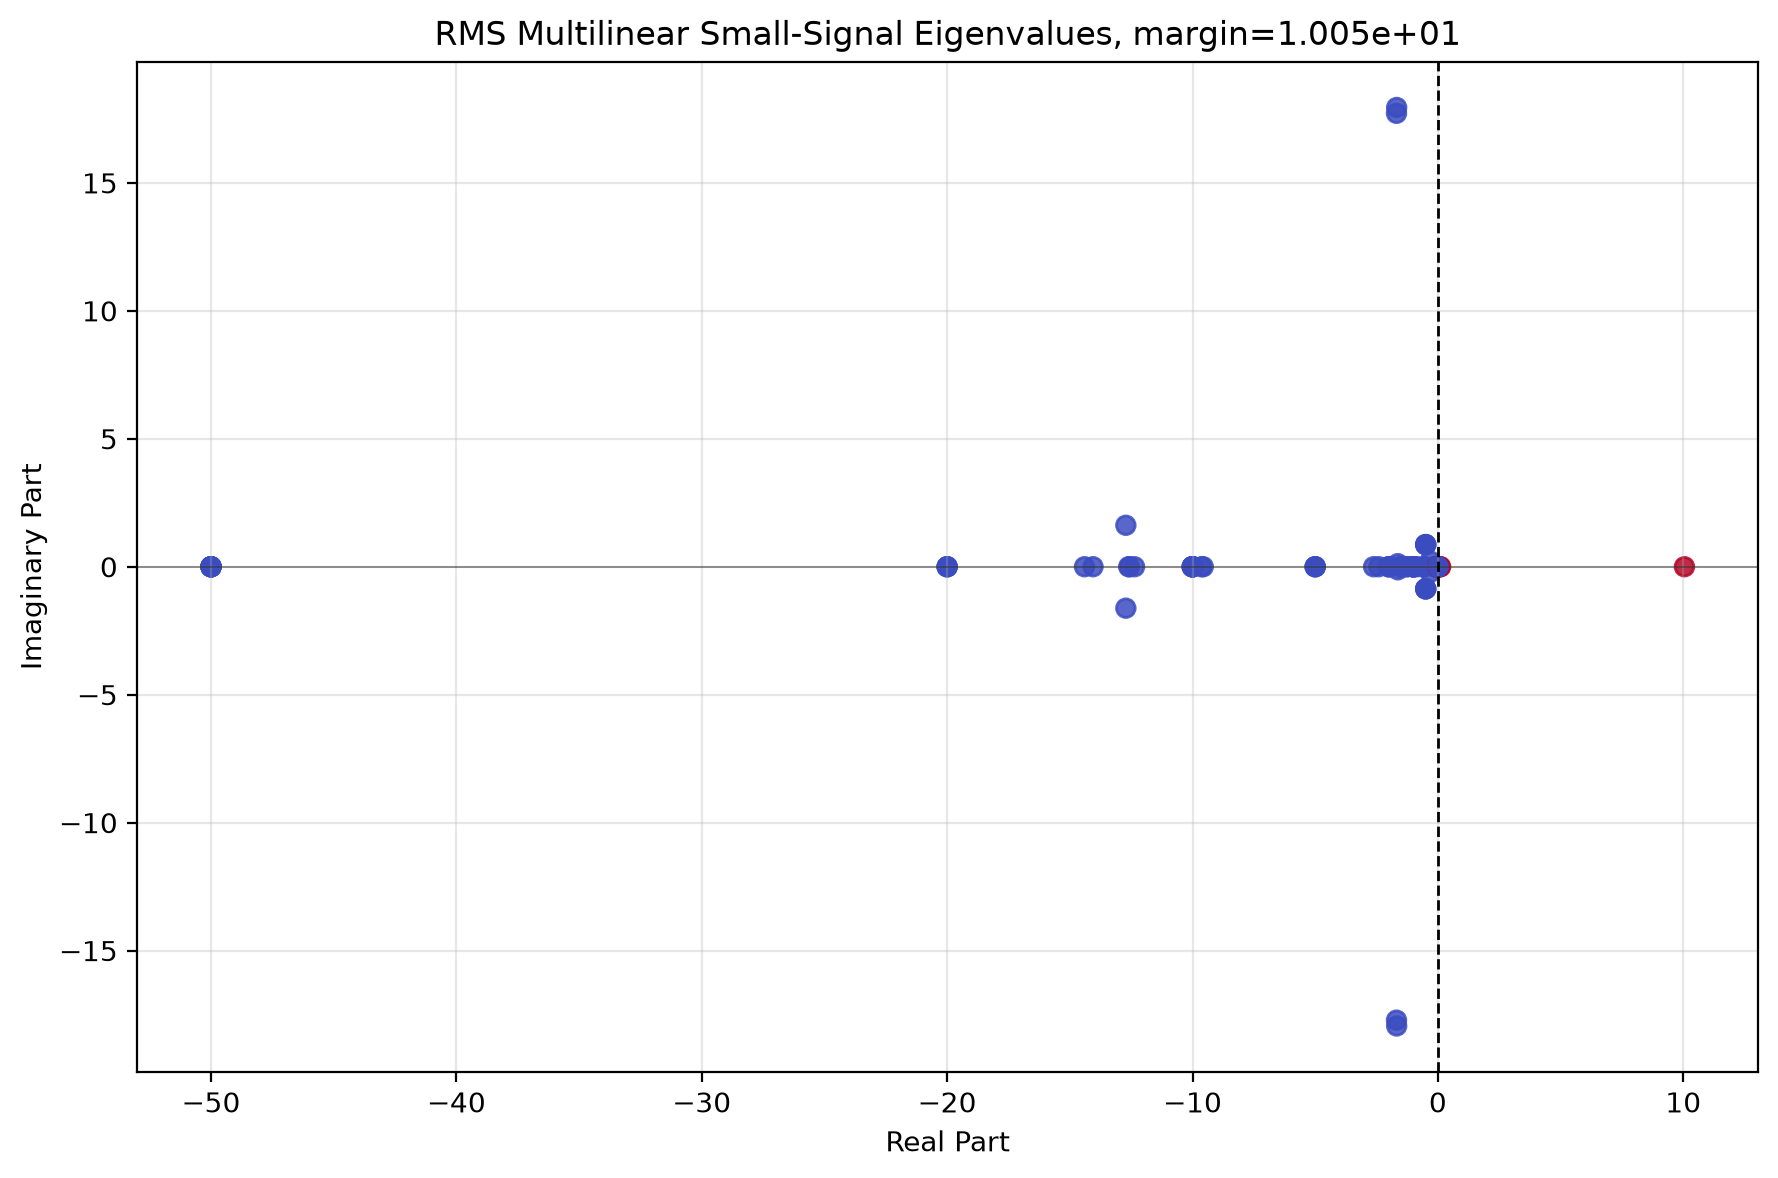

Python code for this plot:
# This Source Code Form is subject to the terms of the Mozilla Public
# License, v. 2.0. If a copy of the MPL was not distributed with this
# file, You can obtain one at https://mozilla.org/MPL/2.0/.
# SPDX-License-Identifier: MPL-2.0

"""Simplified multilinear RMS small-signal analysis entry point."""

from __future__ import annotations

import hashlib
import pickle
import sys
import time
from pathlib import Path

import matplotlib.pyplot as plt
import numpy as np

project_base = Path(__file__).resolve().parents[2]
src_path = project_base / "src"
if str(src_path) not in sys.path:
    sys.path.insert(0, str(src_path))

import VeraGridEngine.api as vge
from VeraGridEngine.basic_structures import Logger
from VeraGridEngine.IO.veragrid.pack_unpack import parse_veragrid_data
from VeraGridEngine.IO.veragrid.zip_interface import get_frames_from_zip
from VeraGridEngine.Utils.Symbolic.templates_common_functions import set_rms_model


DEFAULT_GRID = "IEEE_9_Christoph.gridcal"


def load_grid(grid_filename: str = DEFAULT_GRID):
    """Load a VeraGrid grid from ``Grids_and_profiles/grids``."""
    grid_path = project_base / "Grids_and_profiles" / "grids" / grid_filename
    try:
        grid = vge.open_file(str(grid_path))
    except KeyError as ex:
        logger = Logger()
        data_dictionary, _, has_multiverse_data = get_frames_from_zip(file_name_zip=str(grid_path), logger=logger)
        if data_dictionary is None or has_multiverse_data or data_dictionary.get("symbolic_data") is None:
            raise
        print(f"Ignoring stale serialized symbolic data ({ex}); rebuilding RMS models from grid devices")
        data_dictionary["symbolic_data"] = {}
        grid = parse_veragrid_data(data=data_dictionary, logger=logger)

    print(f"Loaded grid: {grid_path}")
    return grid


def set_models(grid) -> None:
    """Attach phasor RMS models to buses, generators, branches, loads, and shunts."""
    def ensure_unique_device_names(devices, prefix: str) -> None:
        seen: dict[str, int] = {}
        for i, dev in enumerate(devices):
            base = str(dev.name).strip() if getattr(dev, "name", None) else f"{prefix}_{i}"
            if base not in seen:
                seen[base] = 0
                dev.name = base
            else:
                seen[base] += 1
                dev.name = f"{base}_{seen[base]}"

    ensure_unique_device_names(list(grid.generators), "gen")
    ensure_unique_device_names(list(grid.lines), "line")
    ensure_unique_device_names(list(grid.transformers2w), "trafo")
    ensure_unique_device_names(list(grid.loads), "load")
    ensure_unique_device_names(list(grid.shunts), "shunt")

    for bus in grid.buses:
        if bus.rms_model.empty():
            vge.initialize_bus_phasor_rms(bus, vf=grid.var_factory)

    for igen, gen in enumerate(grid.generators):
        if not gen.active or not gen.rms_model.empty():
            continue
        model = vge.get_complete_generator_template_phasor(grid.var_factory, name=f"Gen{igen}").block
        #model = vge.get_complete_generator_templatgete_phasor(grid.var_factory, name=f"Gen{igen}").block
        model = vge.to_implicit(model, grid.var_factory)
        set_rms_model(device=gen, model=model, var_factory=grid.var_factory)

    for line in grid.lines:
        if not line.active or not line.rms_model.empty():
            continue
        model = vge.get_line_phasor_rms_template(grid.var_factory, name=line.name).block
        model = vge.to_implicit(model, grid.var_factory)
        set_rms_model(device=line, model=model, var_factory=grid.var_factory)

    for load in grid.loads:
        if not load.active or not load.rms_model.empty():
            continue
        model = vge.get_load_phasor_current_rms_template(grid.var_factory, name=load.name).block
        set_rms_model(device=load, model=model, var_factory=grid.var_factory)

    for trafo in grid.transformers2w:
        if not trafo.active or not trafo.rms_model.empty():
            continue
        model = vge.initialize_trafo_rms(trafo, grid.var_factory, use_phasor_template=True).block
        model = vge.to_implicit(model, grid.var_factory)
        set_rms_model(device=trafo, model=model, var_factory=grid.var_factory)

    for shunt in grid.shunts:
        if not shunt.active or not shunt.rms_model.empty():
            continue
        model = vge.get_shunt_template(grid.var_factory, name=shunt.name, phasor=True).block
        model = vge.to_implicit(model, grid.var_factory)
        set_rms_model(device=shunt, model=model, var_factory=grid.var_factory)

    print("Attached RMS phasor models")


def run_small_signal_analysis(grid) -> dict:
    """Run power flow and small-signal analysis with ``RmsProblemMultilinear``."""
    pf_results = vge.power_flow(grid, vge.PowerFlowOptions(tolerance=1e-5))
    if not pf_results.converged:
        raise RuntimeError("Power flow did not converge")

    rms_options = vge.RmsOptions(
        time_step=0.01,
        simulation_time=1.0,
        tolerance=1e-6,
        max_iter=20,
        problem_type=vge.RmsProblemTypes.Multilinear,
    )
    problem = vge.RmsProblemMultilinear(grid=grid, options=rms_options, pf_results=pf_results)

    ss_options = vge.RmsSmallSignalStabilityOptions(ss_assessment_time=0, verbose=0)
    ss_options.k = problem.get_states_number() + problem.get_diff_var_number()
    driver = vge.SmallSignalStabilityRmsDriver(
        grid=vge.MultiCircuit(Sbase=grid.Sbase),
        rms_options=rms_options,
        sss_options=ss_options,
        pf_results=pf_results,
    )
    driver.problem = problem
    driver.k = ss_options.k
    driver.run()

    eigenvalues = driver.results.eigenvalues
    finite = eigenvalues[np.isfinite(eigenvalues) & (np.abs(eigenvalues) < 1e6)]
    stable = bool(np.all(np.real(finite) <= 0.0)) if len(finite) else False
    margin = float(np.max(np.real(finite))) if len(finite) else float("nan")

    print(f"RmsProblemMultilinear states={problem.get_states_number()} diff_vars={problem.get_diff_var_number()}")
    print(f"Finite eigenvalues={len(finite)} stable={stable} margin={margin:.6e}")

    return {
        "problem": problem,
        "pf_results": pf_results,
        "eigenvalues": finite,
        "participation_factors": driver.results.participation_factors,
        "stable": stable,
        "margin": margin,
    }


def plot_results(results: dict, output_path: Path | None = None) -> None:
    """Plot and save the finite eigenvalues."""
    eigenvalues = results["eigenvalues"]
    if output_path is None:
        output_path = Path(__file__).resolve().parent / "small_signal_analysis_main.png"

    fig, ax = plt.subplots(figsize=(9, 6))
    if len(eigenvalues):
        colors = np.real(eigenvalues) > 0.0
        ax.scatter(np.real(eigenvalues), np.imag(eigenvalues), c=colors, cmap="coolwarm", s=45, alpha=0.85)
    ax.axvline(0.0, color="k", linestyle="--", linewidth=1)
    ax.axhline(0.0, color="k", linewidth=0.7, alpha=0.4)
    ax.set_xlabel("Real Part")
    ax.set_ylabel("Imaginary Part")
    ax.set_title(f"RMS Multilinear Small-Signal Eigenvalues, margin={results['margin']:.3e}")
    ax.grid(True, alpha=0.3)
    plt.tight_layout()
    fig.savefig(output_path, dpi=200, bbox_inches="tight")
    print(f"Saved plot: {output_path}")


def _damping(re_: float, im: float) -> float:
    mag = np.sqrt(re_ * re_ + im * im)
    return -re_ / mag if mag > 1e-12 else 0.0


def _freq_hz(im: float) -> float:
    return abs(im) / (2 * np.pi)


def _hash_operating_point(x: np.ndarray) -> str:
    return hashlib.sha256(x.tobytes()).hexdigest()


def save_results(results: dict, grid, grid_filename: str, elapsed: float) -> None:
    eigenvalues = results["eigenvalues"]
    pf_results = results["pf_results"]
    problem = results["problem"]
    pf_matrix = results["participation_factors"]

    eigenvalues_list = [
        {"re": float(np.real(ev)), "im": float(np.imag(ev))}
        for ev in eigenvalues
    ]

    var_to_device: dict[int, str] = {}
    for dev, var_list in problem.get_device_vars_dict().items():
        dev_name = dev.name if hasattr(dev, "name") else type(dev).__name__
        for var in var_list:
            var_to_device[var.uid] = dev_name

    state_var_names = [
        str(v.name) if hasattr(v, "name") else f"state_{i}"
        for i, v in enumerate(problem.state_and_algebraic_vars)
    ]

    critical_modes = []
    for i, ev in enumerate(eigenvalues):
        re, im = float(np.real(ev)), float(np.imag(ev))
        if abs(im) <= 0.1:
            continue
        damping = float(_damping(re, im))

        participation = []
        if pf_matrix is not None:
            pf_col = pf_matrix[:, i] if pf_matrix.ndim == 2 else pf_matrix
            for j, var_name in enumerate(state_var_names):
                if j < len(pf_col):
                    v = problem.state_and_algebraic_vars[j]
                    participation.append({
                        "variable": str(var_name),
                        "device": var_to_device.get(v.uid, ""),
                        "value": float(pf_col[j]),
                    })

        top_participation = sorted(participation, key=lambda x: abs(x["value"]), reverse=True)[:5]

        critical_modes.append(
            {
                "mode": i,
                "re": re,
                "im": im,
                "damping": damping,
                "freq_hz": float(_freq_hz(im)),
                "critical": bool(abs(damping) < 0.05),
                "participation_factors": {item["variable"]: item["value"] for item in top_participation},
            }
        )
    critical_modes.sort(key=lambda m: m["damping"])

    bus_voltages = []
    voltages = pf_results.voltage
    bus_names = pf_results.bus_names if hasattr(pf_results, "bus_names") else []
    bus_types = pf_results.bus_types if hasattr(pf_results, "bus_types") else []

    for i, bus in enumerate(grid.buses):
        v_complex = voltages[i] if i < len(voltages) else 1.0 + 0j
        vm = float(abs(v_complex))
        theta = float(np.angle(v_complex))
        bus_type = str(bus_types[i]) if i < len(bus_types) else "Unknown"
        bus_name = str(bus_names[i]) if i < len(bus_names) else str(bus.name)

        bus_voltages.append(
            {
                "id": bus.idtag if hasattr(bus, "idtag") else str(i),
                "name": bus_name,
                "type": bus_type,
                "vm_pu": round(vm, 4),
                "theta_deg": round(float(np.degrees(theta)), 2),
            }
        )

    grid_info = {
        "n_buses": len(list(grid.buses)),
        "n_generators": len(list(grid.generators)),
        "n_lines": len(list(grid.lines)),
        "n_loads": len(list(grid.loads)),
        "n_transformers": len(list(grid.transformers2w)),
    }

    x = problem.get_x0()
    op_hash = _hash_operating_point(x)

    output = {
        "grid_name": grid_filename,
        "stable": results["stable"],
        "margin": results["margin"],
        "matches": 0,
        "op_hash": op_hash,
        "eigenvalues": eigenvalues_list,
        "critical_modes": critical_modes[:10],
        "bus_voltages": bus_voltages,
        "grid_info": grid_info,
        "n_eigenvalues": len(eigenvalues),
        "n_state_vars": len(x),
        "elapsed_seconds": round(elapsed, 2),
    }

    output_dir = Path("precomputed_builds")
    output_dir.mkdir(exist_ok=True)
    output_path = output_dir / f"{Path(grid_filename).stem}_{op_hash[:6]}.tensygrid"
    with open(output_path, "wb") as f:
        pickle.dump(output, f)
    print(f"Results saved to {output_path}")


def main() -> None:
    t_start = time.perf_counter()
    grid_filename = sys.argv[1] if len(sys.argv) > 1 else DEFAULT_GRID
    grid = load_grid(grid_filename)
    set_models(grid)
    results = run_small_signal_analysis(grid)
    plot_results(results)
    save_results(results, grid, grid_filename, time.perf_counter() - t_start)


if __name__ == "__main__":
    main()
